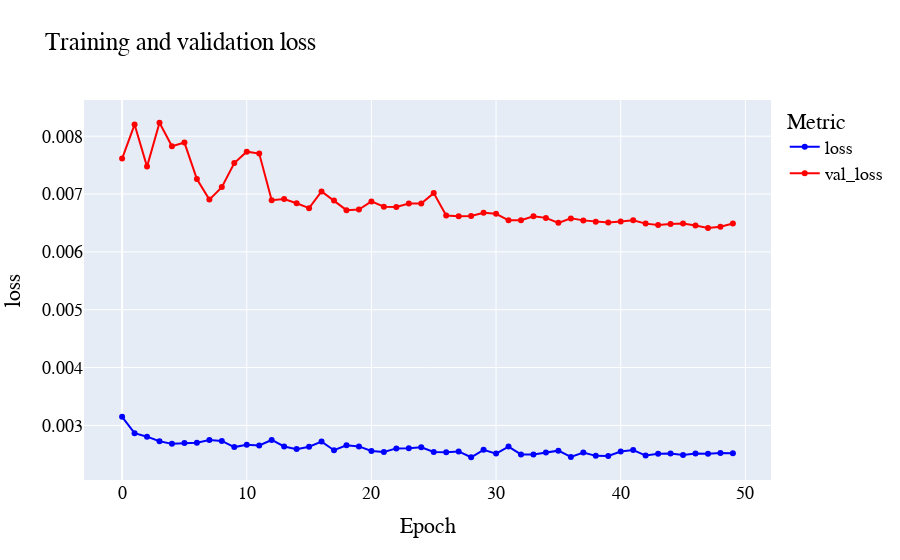

Notebook code for this chart:
### Code cell
training_figs_dict['loss'].show()
